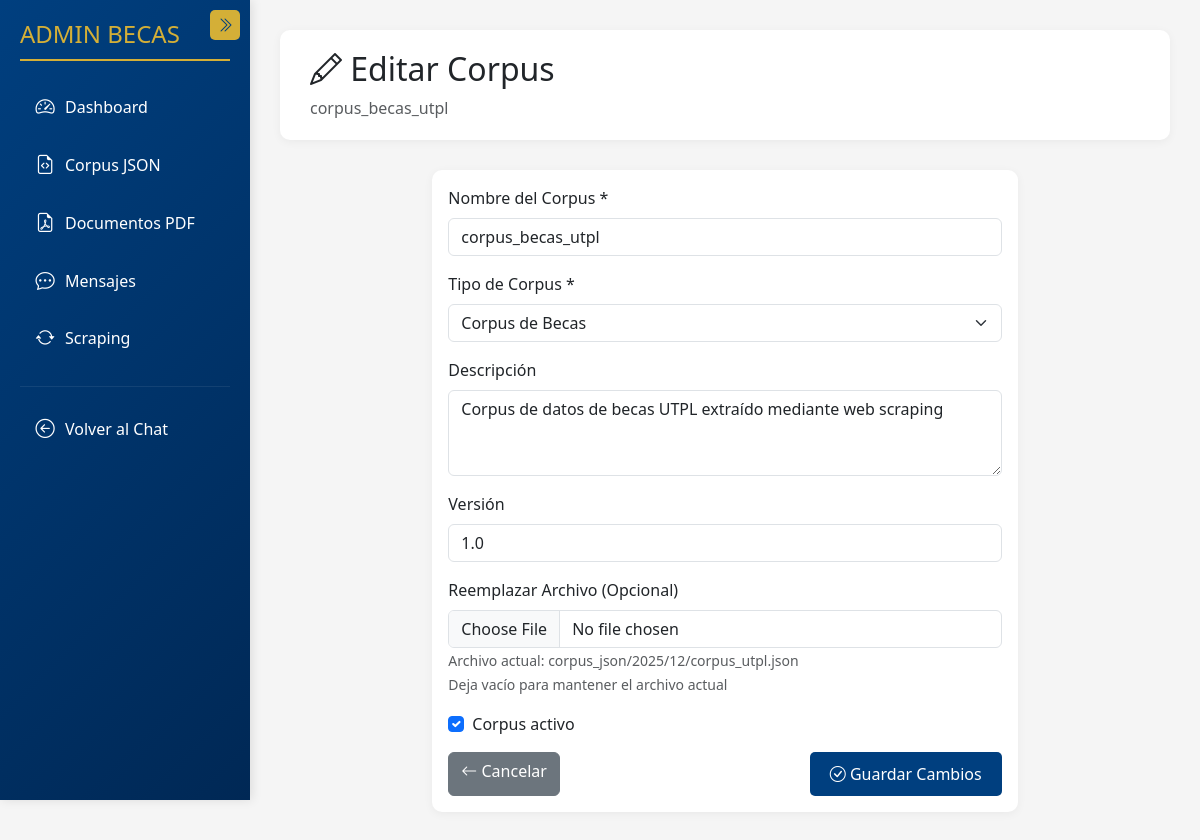
Page /admin-panel/corpus/1/edit/ on the committed database.
### myapp/models.py (models this page shows, shortened)
class JSONCorpus(models.Model):
    CORPUS_TYPES = [
        ('becas', 'Corpus de Becas'),
        ('faqs', 'Preguntas Frecuentes'),
        ('general', 'Datos Generales'),
        ('custom', 'Personalizado'),
    ]
    name = models.CharField(
        max_length=200,
        unique=True,
        help_text="Nombre identificador del corpus (ej: 'becas_utpl_2024')"
    )
    corpus_type = models.CharField(
        max_length=20,
        choices=CORPUS_TYPES,
        default='general',
        help_text="Tipo de corpus de datos"
    )
    description = models.TextField(
        blank=True,
        help_text="Descripción del contenido del corpus"
    )
    file = models.FileField(
        upload_to='corpus_json/%Y/%m/',
        validators=[FileExtensionValidator(allowed_extensions=['json'])],
        help_text="Archivo JSON con el corpus de datos"
    )
    version = models.CharField(
        max_length=50,
        blank=True,
        help_text="Versión del corpus (ej: 1.0, 2024-Q1)"
    )
    is_active = models.BooleanField(
        default=True,
        help_text="Indica si este corpus está activo para uso"
    )
    records_count = models.IntegerField(
        default=0,
        help_text="Número de registros en el corpus"
    )
    file_size = models.BigIntegerField(
        default=0,
        help_text="Tamaño del archivo en bytes"
    )
    created_at = models.DateTimeField(
        default=timezone.now,
        help_text="Fecha de creación"
    )
    updated_at = models.DateTimeField(
        auto_now=True,
        help_text="Última actualización"
    )
    created_by = models.CharField(
        max_length=100,
        blank=True,
        help_text="Usuario que creó el corpus"
    )
    class Meta:
        ordering = ['-created_at']
        verbose_name = "Corpus JSON"
        verbose_name_plural = "Corpus JSON"
        indexes = [
            models.Index(fields=['corpus_type', 'is_active']),
            models.Index(fields=['-created_at']),
        ]

### myapp/views.py (the view, shortened to what this page needs)
# urls.py: path('admin-panel/corpus/<int:pk>/edit/', views.admin_corpus_edit, name='admin_corpus_edit'),
def admin_corpus_edit(request, pk):
    from myapp.models import JSONCorpus
    import json
    try:
        corpus = JSONCorpus.objects.get(pk=pk)
        context = {
            'corpus': corpus,
            'section': 'corpus',
        }
        return render_partial_or_base(request, 'admin_corpus_edit', context)
    except JSONCorpus.DoesNotExist:
        messages.error(request, 'Corpus no encontrado')
        return redirect('admin_corpus')

### myapp/views.py (called while the page is built)
def is_ajax(request):
    return request.headers.get("x-requested-with") == "XMLHttpRequest" or \
           request.headers.get("X-Requested-With") == "XMLHttpRequest"

def render_partial_or_base(request, partial_name, context=None, base_template='admin_base.html'):
    if context is None:
        context = {}
    if is_ajax(request):
        return render(request, f"partials/{partial_name}.html", context)
    else:
        from django.template.loader import render_to_string
        partial_html = render_to_string(f"partials/{partial_name}.html", context, request=request)
        context['initial_content'] = partial_html
        return render(request, base_template, context)

### myapp/templates/partials/admin_corpus_edit.html (shortened to what this page needs)
<div data-page="corpus-edit">
{% load static %}
<div class="header">
    <h2><i class="bi bi-pencil"></i> Editar Corpus</h2>
    <p class="text-muted mb-0">{{ corpus.name }}</p>
</div>
<div class="row">
    <div class="col-md-8 mx-auto">
        <div class="card">
            <div class="card-body">
                <form method="post" enctype="multipart/form-data">
                    <div class="mb-3">
                        <label for="name" class="form-label">Nombre del Corpus *</label>
                        <input type="text" class="form-control" id="name" name="name" value="{{ corpus.name }}" required>
                    </div>
                    <div class="mb-3">
                        <label for="corpus_type" class="form-label">Tipo de Corpus *</label>
                        <select class="form-select" id="corpus_type" name="corpus_type" required>
                            <option value="becas" {% if corpus.corpus_type == 'becas' %}selected{% endif %}>Corpus de Becas</option>
                        </select>
                    </div>
                    <div class="mb-3">
                        <label for="description" class="form-label">Descripción</label>
                        <textarea class="form-control" id="description" name="description" rows="3">{{ corpus.description }}</textarea>
                    </div>
                    <div class="mb-3">
                        <label for="version" class="form-label">Versión</label>
                        <input type="text" class="form-control" id="version" name="version" value="{{ corpus.version }}">
                    </div>
                    <div class="mb-3">
                        <label for="file" class="form-label">Reemplazar Archivo (Opcional)</label>
                        <input type="file" class="form-control" id="file" name="file" accept=".json">
                        <small class="text-muted">
                            Archivo actual: {{ corpus.file.name|default:"Sin archivo" }}
                            <br>Deja vacío para mantener el archivo actual
                        </small>
                    </div>
                    <div class="mb-3 form-check">
                        <input type="checkbox" class="form-check-input" id="is_active" name="is_active" {% if corpus.is_active %}checked{% endif %}>
                        <label class="form-check-label" for="is_active">
                            Corpus activo
                        </label>
                    </div>
                    <div class="d-flex justify-content-between">
                        <a href="{% url 'admin_corpus_view' pk=corpus.pk %}" class="btn btn-secondary" data-link>
                            <i class="bi bi-arrow-left"></i> Cancelar
                        </a>
                        <button type="submit" class="btn btn-utpl">
                            <i class="bi bi-check-circle"></i> Guardar Cambios
                        </button>
                    </div>
                </form>
            </div>
        </div>
    </div>
</div>
</div>

### myapp/static/css/admin.css (style rules this page uses)
:root { --utpl-blue: #003f7f; --utpl-gold: #d4af37; --sidebar-width: 250px; --sidebar-collapsed-width: 70px; }
body { font-family: 'Segoe UI', Tahoma, Geneva, Verdana, sans-serif; background-color: #f5f5f5; }
.header { background: white; padding: 20px 30px; border-radius: 10px; margin-bottom: 30px; box-shadow: 0 2px 10px rgba(0,0,0,0.05); }
.card { border: none; border-radius: 10px; box-shadow: 0 2px 10px rgba(0,0,0,0.05); margin-bottom: 20px; transition: transform 0.2s; }
.btn-utpl { background-color: var(--utpl-blue); color: white; border: none; padding: 10px 20px; border-radius: 5px; transition: all 0.3s; }

### rows in the picture
JSONCorpus: name "corpus_becas_utpl", corpus_type "Corpus de Becas", description "Corpus de datos de becas UTPL extraído mediante web scraping", version "1.0", file.name "corpus_json/2025/12/corpus_utpl.json", is_active "☑"
